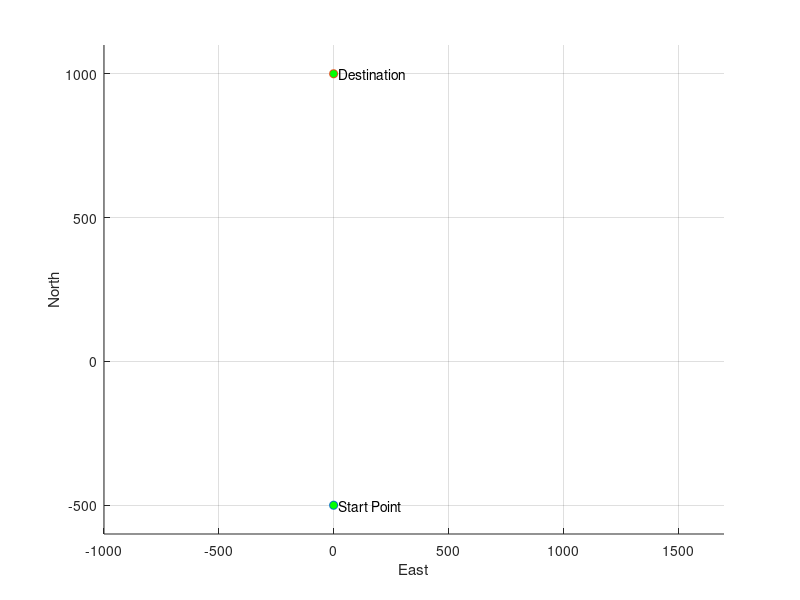

The MATLAB source for this figure: (Note: this script raises an error after producing the figure.)
% This script is to test collision avoidance demo
clear,clc,close all
pause(0.01)
figure(1)
hold on
xlim([-1000 1700]);
ylim([-600 1100]);
hold on
xlabel('East');
ylabel('North');
grid on

% Define vessel shape
x_shape = [0,0.3,0.7,1,0.5,0,-0.5,-1,-0.7,-0.3,0];
y_shape = [6,4.6,2,0,-1.2,-2,-1.2,0,2,4.6,6];
scale = 12;
[m_shape, n_shape] = size(x_shape);

% Define start point
startpoint_x = 0;
startpoint_y = -500;

% Define destination
destination_x = 0;
destination_y = 1000;

% plot the start point and plot the destination
plot(startpoint_x, startpoint_y, 'o', 'MarkerFaceColor','g')
hold on
plot(destination_x, destination_y, 'o', 'MarkerFaceColor','g')
hold on
text(startpoint_x+20, startpoint_y,'Start Point','Fontsize',10 );
hold on
text(destination_x+20, destination_y,'Destination','Fontsize',10 );
hold on


% Define USV
x_usv = startpoint_x;
y_usv = startpoint_y;
v_usv = 4;
h_usv = 0;
delta_t = 1;

%% Define intruder number
n_intruder = 6;

% Define intruder one
x_intruder(1) = 1000;
y_intruder(1) = 300;
v_intruder(1) = 4;
h_intruder(1) = pi;

% Define intruder two
x_intruder(2) = -20;
y_intruder(2) = 450;
v_intruder(2) = 2;
h_intruder(2) = 3*pi/2;

% Define intruder three
x_intruder(3) = 1600;
y_intruder(3) = 700;
v_intruder(3) = 4;
h_intruder(3) = pi;

% Define intruder four
x_intruder(4) = 1200;
y_intruder(4) = 300;
v_intruder(4) = 4;
h_intruder(4) = pi;

% Define intruder five
x_intruder(5) = 1000;
y_intruder(5) = 0;
v_intruder(5) = 2;
h_intruder(5) = pi;

% Define intruder six
x_intruder(6) = -800;
y_intruder(6) = -200;
v_intruder(6) = 2;
h_intruder(6) = 0;




%% Define safety parameters (safety raius cpa, TCPA)
cpa = 100;
tcpa = 60;

% Define the proportionality constant of PN guidance method
N1 = 10;

% Define other parameters
tmatrix = zeros(2);

% Initialize the last commanded usv heading angle
double h_usv
double print_h_usv
double tangent_course_sight
double delta_tangent_course_sight
double course_sight_rate
%relative_v_usv_tangent = vpa(4)

pre_h_usv = 0;
previous_tangent_course_angle = pi/3;
current_avoiding_intruder = 0;
distance = 100;
intruder_index = 0;


for time = 1:1000
    x_usv = x_usv + v_usv*cos(h_usv)*delta_t;
    y_usv = y_usv + v_usv*sin(h_usv)*delta_t;
    
    for i = 1:n_intruder
        x_intruder(i) = x_intruder(i) + v_intruder(i)*cos(h_intruder(i))*delta_t;
        y_intruder(i) = y_intruder(i) + v_intruder(i)*sin(h_intruder(i))*delta_t;
    end
    
%     x_intruder(1) = x_intruder(1) + v_intruder(1)*cos(h_intruder(1))*delta_t;
%     y_intruder(1) = y_intruder(1) + v_intruder(1)*sin(h_intruder(1))*delta_t;
%     x_intruder(2) = x_intruder(2) + v_intruder(2)*cos(h_intruder(2))*delta_t;
%     y_intruder(2) = y_intruder(2) + v_intruder(2)*sin(h_intruder(2))*delta_t;
%     x_intruder(3) = x_intruder(3) + v_intruder(3)*cos(h_intruder(3))*delta_t;
%     y_intruder(3) = y_intruder(3) + v_intruder(3)*sin(h_intruder(3))*delta_t;
    
    %% check the collision
    % the status flag output from check_collision will only equal to 0, 1,
    % 2.
    % status_flag = 0, no collision in 2*tcpa time
    % status_flag = 1, warning, collision in 2*tcpa time
    % status_flag = 2, collision in tcpa time, does not need to turn
    % status_flag = 3, This will be added in check colregs part!!!!!!
    
    % c = 0, decide avoid
    % c = 1, decide not avoid
    
    h_usv_origional = atan2(destination_y - y_usv, destination_x -x_usv);
    if h_usv_origional < 0
        h_usv_origional = h_usv_origional + 2*pi;
    end
    
    for j = 1:n_intruder
        status_flag(j) = 0;
        c(j) = 0;
        [c(j), status_flag(j)] = check_collision(x_usv, y_usv, v_usv, h_usv_origional, x_intruder(j), y_intruder(j), v_intruder(j), h_intruder(j), cpa, tcpa);
    end
       
    
    %% check the Colregs scenario
    % scenario = 0, no collision case
    % scenario = 1, heading on under potential collision in tcpa
    % scenario = 2, crossing under potential collision in tcpa
    % scenario = 3, overtaking under potential collision in tcpa
    
    % status_flag = 0, no collision in 2*tcpa time
    % status_flag = 1, warning, collision in 2*tcpa time
    % status_flag = 2, collision in tcpa time, does not need to turn
    % status_flag = 3, collision in tcpa time, need to turn 
    
    for k = 1:n_intruder
        if c(k)==1
            % choose the front and right side as the required to turn
            % scenarios
            
            
            % Transpose matrix
            tmatrix = [sin(h_usv) -cos(h_usv);
                       cos(h_usv)  sin(h_usv)];
                   
            % Transpose the intruder position into the usv frame and the
            % usv position is (0,0)
            body_position_intruder = tmatrix * [x_intruder(k)-x_usv;y_intruder(k)-y_usv];
            body_x_intruder = body_position_intruder(1);
            body_y_intruder = body_position_intruder(2);
            
            % Calculate the line of sight angle of the intruder in the usv
            % body frame
            body_theta = atan2(body_y_intruder, body_x_intruder);
            
            %status_flag(k) = 3;
            if body_theta>=pi/2-10*pi/180 && body_theta<=pi/2+10*pi/180
                scenario = 1;
                status_flag(k) = 3;
            elseif body_theta>=-22.5*pi/180 && body_theta<pi/2-10*pi/180
                scenario = 2;
                status_flag(k) = 3;
            else status_flag(k) = 0;
            end
            
            if k == current_avoiding_intruder
                status_flag(k) = 3;
            end
       
        end
        
    end
 
    %% calculate out the collision resoultion
    % choose the status_flag = 3 case and calculate out the collision
    % resolution point 
    [row, col] = find(status_flag==3);
    % if no need to change course angle, just follow the origional path
%     if isempty(col)==1
%         h_usv = h_usv_origional;
%     end    


    %% if potential collision exists and required to change course angle!
    if isempty(col)==0
        [row_col, col_col] = size(col);
        %% Calculate the number of the potential collisions and the collision resolution
  
        % When there is one intruder required to be avoided
        if col_col==1
            % Calculate the right side tangent point
            if sqrt((x_usv - x_intruder(col))^2+(y_usv - y_intruder(col))^2)<cpa
                 h_relative_usv_required = pre_h_usv;
            else [tangent_x, tangent_y] = rightside_tangent_point(x_usv, y_usv, x_intruder(col), y_intruder(col), cpa);
                 tangent_x = vpa(tangent_x, 7);
                 tangent_y = vpa(tangent_y, 7);
                 h_relative_tangent = atan2(y_usv - tangent_y, x_usv - tangent_x);
                 h_relative_usv_required = required_course(v_usv, v_intruder(col),h_relative_tangent,h_intruder(col));
            end
            
             if abs(h_relative_usv_required - h_usv)>10*pi/180
                 h_usv = h_usv + sign(h_relative_usv_required - h_usv)*10*pi/180;
             else h_usv = h_relative_usv_required;
             end
            
            %h_usv = h_relative_usv_required
            
            
            
            v_intruder_collision = v_intruder(col);
            h_intruder_collision = h_intruder(col);
            intruder_index = col;
            
            % Record the current intruder index 
            current_avoiding_intruder = intruder_index;
            
            dist = norm([x_usv - x_intruder(col), y_usv - y_intruder(col)]);
            distance = [distance, dist];
        % When there is multiple intruders required to be avoided
        elseif col_col>1
            % Calculate the collision resolution point of multiple collisions 
             multi_h_relative_usv_required = zeros(1,col_col);
             
             
             for k = 1:col_col
                 [multi_tangent_x(k),multi_tangent_y(k)] = rightside_tangent_point(x_usv, y_usv, x_intruder(col(k)), y_intruder(col(k)), cpa);
                 multi_h_relative_tangent(k) = atan2(y_usv - multi_tangent_y(k), x_usv - multi_tangent_x(k));
                 multi_h_relative_usv_required(k) = required_course(v_usv, v_intruder(col(k)), multi_h_relative_tangent(k),h_intruder(col(k)));
             end
  
            
            [row_max, col_max] = max(abs(multi_h_relative_usv_required - h_usv_origional)); 
            h_relative_usv_required = multi_h_relative_usv_required(col_max);
            
              if abs(h_relative_usv_required - h_usv)>10*pi/180
                 h_usv = h_usv + sign(h_relative_usv_required - h_usv)*10*pi/180;
              else h_usv = h_relative_usv_required;
              end
            
             %h_usv = h_relative_usv_required;
             
             tangent_x = multi_tangent_x(col_max);
             tangent_y = multi_tangent_y(col_max);
             v_intruder_collision = v_intruder(col_max);
             h_intruder_collision = h_intruder(col_max);
             intruder_index = col_max;
             
             
             %calculate the distance between usv and the intruder
             dist = norm([x_usv - x_intruder(col_max), y_usv - y_intruder(col_max)]);
             distance = [distance, dist];
             
            % Record the current intruder index 
            current_avoiding_intruder = intruder_index;
        end
        
        %% PN guidance
        % calculate the current line of sight angle
        tangent_course_sight = atan2(tangent_y - y_usv, tangent_x - x_usv);
        if tangent_course_sight < 0
            tangent_course_sight = tangent_course_sight + 2*pi;
        end
           
        
        % delta_tangent_course_sight is the difference between the line of sight
        % and the previous line of sight angle (from the usv to the tangent point)
        delta_tangent_course_sight = tangent_course_sight - previous_tangent_course_angle;
        
        % delta_tangent_course_sight is regulated into the right range
%         if delta_tangent_course_sight > pi
%             delta_tangent_course_sight = -delta_tangent_course_sight + 2*pi;
%         elseif delta_tangent_course_sight < -pi
%             delta_tangent_course_sight = -2*pi + delta_tangent_course_sight;
%         end
%         
        course_sight_rate = delta_tangent_course_sight;
        
        % calculate the relative speed betweent the usv and the tangent
        % point
        relative_v_usv_tangent = sqrt((v_usv*cos(pre_h_usv) - v_intruder_collision*cos(h_intruder_collision))^2+(v_usv*sin(pre_h_usv) - v_intruder_collision*sin(h_intruder_collision))^2);
        relative_v_usv_tangent = double(relative_v_usv_tangent);
        % h_usv_acceleration is the acceleration perpendicular to the usv
        % heading
        h_usv_acceleration = N1 * course_sight_rate * relative_v_usv_tangent;
        
        % h_usv_rate is the angular velocity
        h_usv_rate = h_usv_acceleration / relative_v_usv_tangent;
        
        h_desired_usv = double(pre_h_usv + h_usv_rate);
  
        if abs(h_desired_usv - pre_h_usv) > 10*pi/180
           h_usv = pre_h_usv + sign(h_desired_usv - pre_h_usv)*10*pi/180;
        else h_usv = h_desired_usv;
        end
     
        
        %h_usv = h_relative_usv_required;
        
        while abs(h_usv) >2*pi
            if h_usv<0
                h_usv = h_usv + 2*pi;
            elseif h_usv>2*pi
                h_usv = h_usv - 2*pi;
            end
        end
            
        
        previous_tangent_course_angle = tangent_course_sight;
        pre_h_usv = h_usv;
    end
    
    
    
    %% If no collision, go back to origional path
     if isempty(row)==1 %status_flag == 0
         h_usv_back = double(atan2(destination_y-y_usv,destination_x-x_usv));
         current_avoiding_intruder = [];
         intruder_index = 0;
         if abs(h_usv_back - pre_h_usv) > 10*pi/180
            h_usv = pre_h_usv + sign(h_usv_back - pre_h_usv)*10*pi/180;
           else h_usv = h_usv_back;
         end        
     end
     

     
    % record the commanded usv heading angle in previous_h_usv
    pre_h_usv = h_usv;
    
    %% Draw and delete the usv and the intruders
    [x_usv_plot, y_usv_plot, H, G] = draw_kayaka(x_shape,y_shape,x_usv,y_usv,scale, h_usv);
    
    for i = 1:n_intruder
        
        if i==current_avoiding_intruder
            [x_intruder_one_plot, y_intruder_one_plot, H_intruder(i), G_intruder(i)] =draw_intruder(x_shape, y_shape, x_intruder(i), y_intruder(i), scale, h_intruder(i), [1 0 0]);
            intruder_text(i) = text(x_intruder(i), y_intruder(i)+40, num2str(i), 'Color',[1 0 0]);
        else
            [x_intruder_one_plot, y_intruder_one_plot, H_intruder(i), G_intruder(i)] =draw_intruder(x_shape, y_shape, x_intruder(i), y_intruder(i), scale, h_intruder(i), [0 0 1]);
            intruder_text(i) = text(x_intruder(i), y_intruder(i)+40, num2str(i), 'Color',[0 0 1]);
        end   
        
        
    end
    
    plot(x_usv, y_usv,'.','MarkerEdgeColor','b')
    hold on
    usv_text = text(x_usv + 20, y_usv-20,'USV','Color',[1 0 0]);
    
    pause(0.1)
    delete(H);
    delete(G);
    delete(usv_text);
    for i = 1:n_intruder
        delete(H_intruder(i));
        delete(G_intruder(i));
        delete(intruder_text(i));
    end
   time = time+1;
   
   distance_usv_destination = [destination_y-y_usv,destination_x-x_usv];
   if norm(distance_usv_destination)<10
       break
   end
   
end

figure(2)
[m_d, n_x] = size(distance);
for i = 2:n_x
    plot(i, distance(i), '.','MarkerEdgeColor','b')
    hold on 
end
plot([0, max(distance)], [100, 100], 'r', 'Linewidth',2)

xlim([0,n_x+10])
ylim([0, max(distance)])
grid on
xlabel('t')
ylabel('Distance')
hold on





